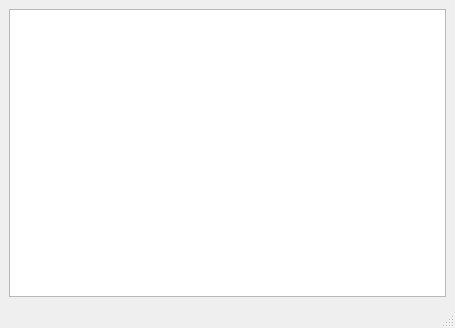
<?xml version="1.0" encoding="UTF-8"?>
<ui version="4.0">
 <class>MainWindow</class>
 <widget class="QMainWindow" name="MainWindow">
  <property name="geometry">
   <rect>
    <x>0</x>
    <y>0</y>
    <width>455</width>
    <height>328</height>
   </rect>
  </property>
  <property name="windowTitle">
   <string>MainWindow</string>
  </property>
  <widget class="QWidget" name="centralwidget">
   <layout class="QGridLayout" name="gridLayout">
    <item row="0" column="0">
     <widget class="QTextBrowser" name="textBrowser"/>
    </item>
   </layout>
  </widget>
  <widget class="QMenuBar" name="menubar">
   <property name="geometry">
    <rect>
     <x>0</x>
     <y>0</y>
     <width>455</width>
     <height>22</height>
    </rect>
   </property>
  </widget>
  <widget class="QStatusBar" name="statusbar"/>
 </widget>
 <resources/>
 <connections/>
</ui>
